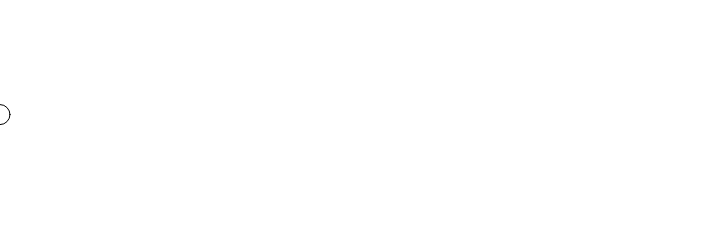
Frame 1 (no input)
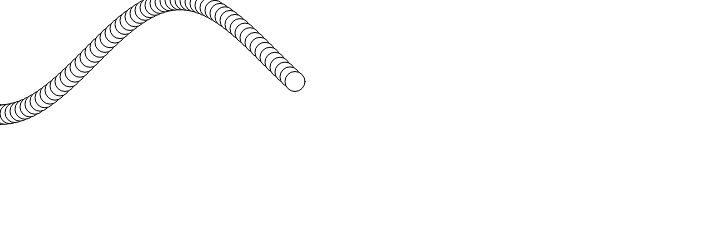
Frame 60 (no input)
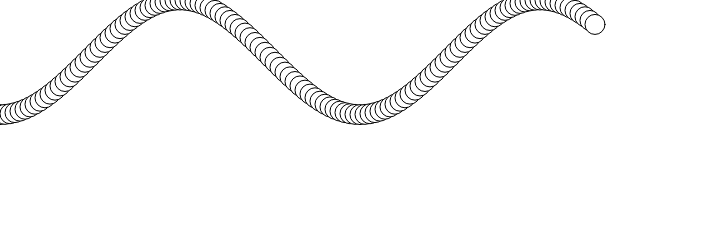
Frame 120 (the mouse pressed at the canvas centre since frame 60)

The p5.js sketch that drew these frames (run headless with seeded random() and noise() and a simulated clock; from frame 60 on, the mouse is pressed at the canvas centre):

// p5.js sketch
// ── sketch.js
let angle = 0.0;
function setup() {
	createCanvas(720, 240);
	smooth();
}
function draw() {
	let cosVal = cos(radians(angle));
	cosVal = map(cosVal, -1, 1, 0, 360/PI);
	ellipse(angle,cosVal,20,20);
	if(angle<720){
		angle += 5;
	}
}
